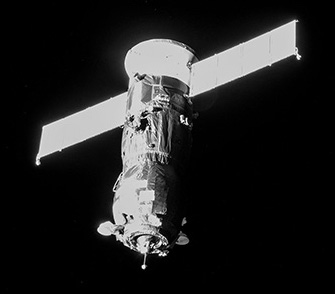
%> input picture semi-blind/MATLAB/Space-Station-Cargo-Launch.jpeg, 335 x 294 px
$ octave working_space_station_deblur.m   (GNU Octave 9; MATLAB toolbox functions it lacks are replaced by stand-ins)
%> lines starting %> are read from the running program, lines starting %| are printed output that depends on the picture
### semi-blind/MATLAB/Gauss_1D.m
function out = Gauss_1D(x, mu, sigma)
    out = (1./(sigma * sqrt(2*pi))) * exp((-1/2)*((x-mu).^2./sigma^2));
end

### semi-blind/MATLAB/Gauss_2D.m
function g = Gauss_2D(M, N, sigma)
    x_vec = Gauss_1D((0:(N-1)) - floor(N/2), 0, sigma);
    y_vec = Gauss_1D((0:(M-1)) - floor(M/2), 0, sigma);
    g = y_vec' * x_vec;
end

### semi-blind/MATLAB/normalize_2d.m
function out = normalize_2d(matrix)
    out = (matrix-min(matrix(:)))*(1/(max(matrix(:))-min(matrix(:))));
end

### semi-blind/MATLAB/forward_x_derivative.m
%Here we assume that the x axis is going towards the right.
%Thus, "forward" is toward the right.
% output_ij = A_i(j+1) - A_ij

function u_shifted_left = forward_x_derivative(u)
    u_size = size(u);

    h = u_size(1);
    w = u_size(2);

    u_shifted_left = zeros(h, w);

    u_shifted_left(:, 1:w-1) = u(:, 2:w);
    u_shifted_left(:, w) = u(:, w);

    u_shifted_left = u_shifted_left - u;
end

### semi-blind/MATLAB/backward_x_derivative.m
function u_shifted_right = backward_x_derivative(u)
    u_size = size(u);

    h = u_size(1);
    w = u_size(2);

    u_shifted_right = zeros(h, w);

    u_shifted_right(:, 2:w) = u(:, 1:w-1);
    u_shifted_right(:, 1) = u(:, 1);

    u_shifted_right = u - u_shifted_right;

end

### semi-blind/MATLAB/forward_y_derivative.m
% Here we assume that the y axis is going upward.
% Thus, forward is upward.
% output_ij = A_(i-1)j - A_ij

function u_shifted_down = forward_y_derivative(u)
    u_size = size(u);

    h = u_size(1);
    w = u_size(2);

    u_shifted_down = zeros(h, w);

    u_shifted_down(2:h, :) = u(1:h-1, :);
    u_shifted_down(1,:) = u(1, :);

    u_shifted_down = u_shifted_down - u;
end

### semi-blind/MATLAB/backward_y_derivative.m
function u_shifted_up = backward_y_derivative(u)
    u_size = size(u);

    h = u_size(1);
    w = u_size(2);

    u_shifted_up = zeros(h, w);

    u_shifted_up(1:h-1, :) = u(2:h, :);
    u_shifted_up(h, :) = u(h, :);

    u_shifted_up = u - u_shifted_up;

end

### semi-blind/MATLAB/shock_filter.m
function out = shock_filter(u_init, num_iters)

    del_t = 0.3;
    u = u_init;

    for n = 1:num_iters

        ux_f = forward_x_derivative(u);
        ux_b = backward_x_derivative(u);

        uy_f = forward_y_derivative(u);
        uy_b = backward_y_derivative(u);

        u = u - del_t * sqrt((m(ux_f, ux_b)).^2 + (m(uy_f, uy_b)).^2) .* sign(L(u));
    end

    u = (u-min(u(:)))*(1/(max(u(:))-min(u(:))));
    out = u;

### semi-blind/MATLAB/m.m
function out = m(x, y)
    out = ((sign(x)+sign(y)) .* min(abs(x), abs(y))) / 2;
end

### semi-blind/MATLAB/L.m
function out = L(u)

    ux = m(forward_x_derivative(u), backward_x_derivative(u));
    uy = m(forward_y_derivative(u), backward_y_derivative(u));

    uxx = m(forward_x_derivative(ux), backward_x_derivative(ux));
    uyy = m(forward_y_derivative(uy), backward_y_derivative(uy));

    uxy = m(forward_y_derivative(ux), backward_y_derivative(ux));

    out = (uxx .* (ux.^2)) + 2 * ((uxy .* ux) .* uy) + (uyy .* (uy.^2));

end

### semi-blind/MATLAB/working_space_station_deblur.m
imdata = cast(rgb2gray( imread('Space-Station-Cargo-Launch.jpeg')), "double");
%> imdata: size 294x335 double; min 0, max 255, mean 34.9
imdata = imresize(imdata, [350 350]);
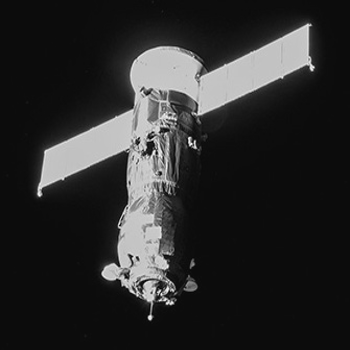
%> imdata: size 350x350 double; min -13.48, max 268.7, mean 34.9; drawn with min black and max white

%%% Parameters %%%
s = size(imdata);
%> s = [350 350]
disp(s)
%|    350   350


h = s(1);
%> h = 350
w = s(2);
%> w = 350
sig = 3.5;


%%% Parameters %%%
% Epsilon for zero division
eps = 0.00001;
% FP, CG convergence criterions
max_diff_FP = 0.01;
max_diff_FP_u = 0.01;
max_diff_CG = 0.01;
max_diff_rof = 0.01;
% Initial guess for k
init_k = Gauss_2D(h, w, 5);
% Lambdas
lambda_k = 0.1;
lambda_u = 0.1;
lambda_tvrof = 0.1;
% del t for tvrof
denoise_del_t  = 0.001;
%%%%%%

% Make og_kernel
og_kernel = Gauss_2D(h, w, sig);
figure('name',"og kernel");
surf(og_kernel);
% Normalize
og_kernel = normalize_2d(og_kernel);

% original crip image
u_og = normalize_2d(imdata);
figure('name',"og image");
heatmap(u_og);
%> (this line was passed over: heatmap is not available in this run)
colormap(gray);
grid off


% Convolve crisp image with gaussian kernel
a = fftshift(ifft2(fft2(u_og).*fft2(og_kernel)));
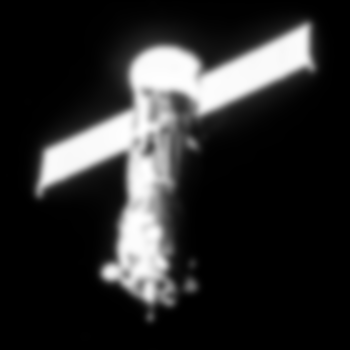
%> a: size 350x350 double; min 3.68, max 59.79, mean 13.2; drawn with min black and max white
u0 = normalize_2d(reshape(a, [h, w]));
figure('name',"og image convolved with og kernel");
heatmap(u0);
%> (this line was passed over: heatmap is not available in this run)
colormap(gray);
grid off

% Shock filter on u0
ur = shock_filter(u0, 500);
%> (the run ends here)
